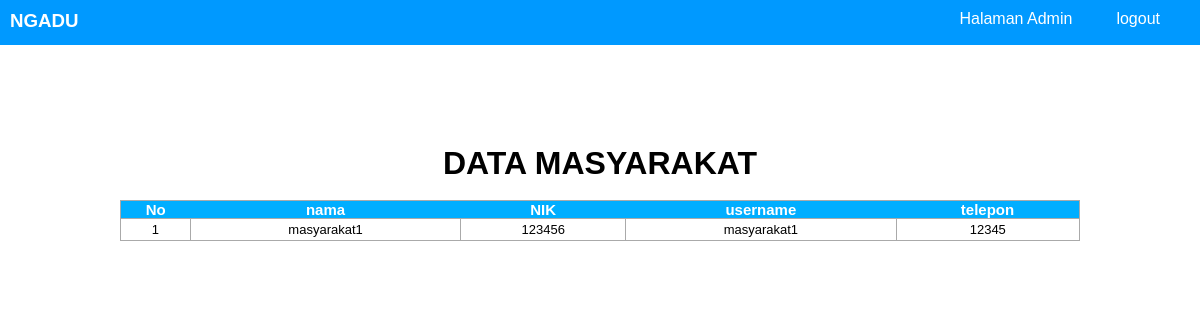
Page /public/Admin/datamasyarakat (signed in) on the committed database.
### tables this page shows
CREATE TABLE `masyarakat` (
  `nik` char(16) NOT NULL,
  `nama` varchar(35) NOT NULL,
  `username` varchar(25) NOT NULL,
  `password` varchar(32) NOT NULL,
  `telepon` varchar(13) NOT NULL
);

### App/Core/Controller.php (called while the page is built, shortened)
<?php
class Controller{
    public function view($view,$data = []){
        require_once '../App/View/'.$view.'.php';
    }
    public function model($model){
        return new $model;
    }
}
?>

### App/Controller/Admin.php (called while the page is built, shortened)
<?php
class Admin extends Controller{
    public function datamasyarakat(){
        $data['masyarakat']=$this->model('Masyarakat_model')->getdataAll();
        $this->view('Admin/Masyarakat',$data);
    }
}
?>

### App/Core/App.php (called while the page is built, shortened)
<?php
Class App{
    protected $method = 'index';
    protected $param = [];
    public function __construct(){
        $url = $this->parseurl();
        if(file_exists('../App/Controller/'.$url[0].'.php')){
            unset($url[0]);
        }
        $this->controller = new $this->controller;
        if(isset($url[1])){
            if(method_exists($this->controller,$url[1])){
                $this->method = $url[1];
            }
        }
        call_user_func_array([$this->controller,$this->method],$this->param);
    }
    public function parseurl(){
        if(isset($_GET['url'])){
            $url = rtrim($_GET['url'],'/');
            $url = filter_var($url,FILTER_SANITIZE_URL);
            $url = explode('/',$url);
            return $url;
        }
    }
}
?>

### Public/index.php (called while the page is built, shortened)
<?php
$App = new App;
?>

### App/Core/Database.php (called while the page is built, shortened)
<?php
class Database {
    private $host = DB_HOST;
    private $name = DB_NAME;
    private $user = DB_USER;
    private $pass = DB_PASS;
    private $db;
    private $stmt;
    public function __construct(){
        $dsn = "mysql:host=".$this->host.";dbname=".$this->name;
        $options = [
            PDO::ATTR_PERSISTENT => true,
            PDO::ATTR_ERRMODE => PDO::ERRMODE_EXCEPTION
        ];
        try{
            $this->db = new PDO($dsn, $this->user, $this->pass, $options);
        }
        catch(PDOException $e){
            die($e->getMessage());
        }
    }
    public function query($query){
        $this->db->beginTransaction();
        $this->stmt = $this->db->prepare($query);
        try{
            $this->db->commit();
        }
        catch(PDOException $e){
            $this->db->rollback();
            die($e->getMessage());
        }
    }
    public function execute(){
        $this->stmt->execute();
    }
    public function ResultSet(){
        $this->execute();
        return $this->stmt->fetchALL(PDO::FETCH_ASSOC);
    }
}
?>

### App/Model/Masyarakat_model.php (called while the page is built, shortened)
<?php
class Masyarakat_model{
    private $db;
    public function __construct(){
        $this->db = new Database;
    }
    public function getdataAll(){
        $this->db->query("SELECT * FROM masyarakat ");
        return $this->db->ResultSet();
    }
}
?>

### App/View/Admin/Masyarakat.php (the view, shortened to what this page needs)
<!DOCTYPE html>
<html lang="en">
<head>
    <link rel="stylesheet" href="<?=BASEURL;?>/Asset/css/indexTanggapan.css">
</head>
<body>
<div class="header">
    <h3>NGADU</h3>
    <nav>
        <ul>
            <li><a href="<?=BASEURL.'/Admin'?>">Halaman Admin</a></li>
            <li><a href="<?=BASEURL.'/Petugas/logout/'?>">logout</a></li>
        </ul>
    </nav>
</div>
<div class="latar">
<center><h1>DATA MASYARAKAT</h1></center>
<br>
<table class="paleBlueRows">
<thead>
        <tr>
            <th>No</th>
            <th>nama</th>
            <th>NIK</th>
            <th>username</th>
            <th>telepon</th>
        </tr>
</thead>
<tbody>
<?php $x=0; foreach($data['masyarakat'] as $msy) :?>
        <tr>
            <td><?= ++$x?></td>
            <td><?= $msy['nama']?></td>
            <td><?= $msy['nik']?></td>
            <td><?= $msy['username']?></td>
            <td><?= $msy['telepon']?></td>
        </tr>
        <?php endforeach;?>
</tbody>
</table>
</div>
</body>
</html>

### Public/Asset/css/indexTanggapan.css (style rules this page uses)
* { padding: 0; margin: 0; }
.header { background-color: rgb(0, 153, 255); padding-top: 10px; padding-left: 10px; padding-bottom: 5px; height: 30px; }
h3 { color: white; float: left; font-family: Verdana, Geneva, Tahoma, sans-serif; }
nav ul { float: right; }
nav li { display: inline; }
nav li a { color: white; margin-right: 40px; text-decoration: none; font-family: Verdana, Geneva, Tahoma, sans-serif; }
.latar { margin-top: 100px; height: 100vh; }
.latar h1 { font-family: Verdana, Geneva, Tahoma, sans-serif; }
table.paleBlueRows { font-family: Arial, Helvetica, sans-serif; margin: auto; width: 80%; text-align: center; border-collapse: collapse; }
table.paleBlueRows td { border-right: 1px solid #AAAAAA; border-left: 1px solid #AAAAAA; padding: 3px 2px; }
table.paleBlueRows { border-bottom: 1px solid #AAAAAA; border-right: 1px solid #AAAAAA; border-left: 1px solid #AAAAAA; border-top: 1px solid #AAAAAA; }
table.paleBlueRows tbody td { font-size: 13px; }
table.paleBlueRows thead { background: #00aeff; border-bottom: 1px solid #AAAAAA; }
table.paleBlueRows thead th { font-size: 15px; font-weight: bold; color: #FFFFFF; text-align: center; }

### rows in the picture
masyarakat: nama "masyarakat1", nik "123456", username "masyarakat1", telepon "12345"
